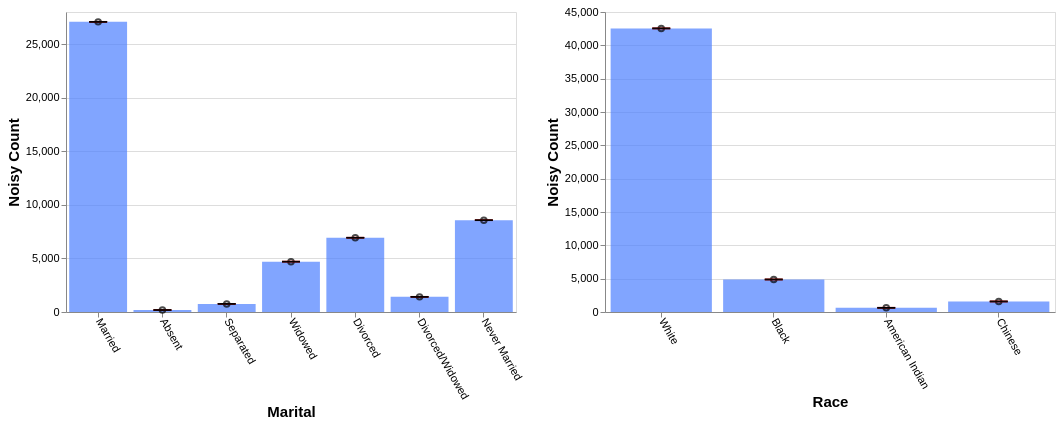

This figure's Vega-Lite source:
### Vega-Lite specification from a JSON file in a GitHub repository (floating-point values rounded to 4 significant figures)
{"config": {"view": {"continuousWidth": 400, "continuousHeight": 300}, "axis": {"labelFontSize": 11, "titleFontSize": 15}, "axisBottom": {"labelAngle": 60}}, "hconcat": [{"layer": [{"mark": "bar", "encoding": {"color": {"value": "transparent"}, "tooltip": [{"aggregate": "sum", "field": "noisy_count", "title": "noisy count", "type": "quantitative"}, {"aggregate": "sum", "field": "noisy_count_prev", "title": "prev count", "type": "quantitative"}, {"aggregate": "sum", "field": "error", "title": "current error", "type": "quantitative"}, {"aggregate": "sum", "field": "error_prev", "title": "prev error", "type": "quantitative"}], "x": {"field": "marital", "sort": null, "title": "Marital", "type": "ordinal"}}, "height": 300, "selection": {"selector545": {"type": "interval", "encodings": ["x"]}}, "transform": [{"filter": {"selection": "selector546"}}], "width": 450}, {"mark": {"type": "bar", "color": "gray", "opacity": 0}, "encoding": {"x": {"field": "marital", "sort": null, "title": "Marital", "type": "ordinal"}, "y": {"aggregate": "sum", "field": "noisy_count_prev", "type": "quantitative"}}, "transform": [{"filter": {"selection": "selector546"}}]}, {"mark": {"type": "bar", "color": "#4C7FFF", "opacity": 0.7}, "encoding": {"x": {"field": "marital", "sort": null, "title": "Marital", "type": "ordinal"}, "y": {"aggregate": "sum", "field": "noisy_count", "type": "quantitative"}}, "transform": [{"filter": {"selection": "selector546"}}]}, {"mark": {"type": "point", "color": "black", "opacity": 0.7}, "encoding": {"x": {"field": "marital", "sort": null, "title": "Marital", "type": "ordinal"}, "y": {"aggregate": "sum", "field": "noisy_count", "title": "Noisy Count", "type": "quantitative"}}, "transform": [{"filter": {"selection": "selector546"}}]}, {"mark": {"type": "rule", "color": "#B6B6B6", "size": 2, "strokeDash": [3, 3]}, "encoding": {"x": {"field": "marital", "sort": null, "title": "Marital", "type": "ordinal"}, "y": {"aggregate": "sum", "field": "plus_error_prev_marital", "title": "", "type": "quantitative"}, "y2": {"aggregate": "sum", "field": "minus_error_prev_marital", "title": ""}}, "transform": [{"filter": {"selection": "selector546"}}]}, {"mark": {"type": "tick", "color": "#B90000", "size": 0, "strokeDash": [1, 1]}, "encoding": {"x": {"field": "marital", "sort": null, "title": "Marital", "type": "ordinal"}, "y": {"aggregate": "sum", "field": "plus_error_prev_marital", "type": "quantitative"}}, "transform": [{"filter": {"selection": "selector546"}}]}, {"mark": {"type": "tick", "color": "#B90000", "size": 0, "strokeDash": [3, 1]}, "encoding": {"x": {"field": "marital", "sort": null, "title": "Marital", "type": "ordinal"}, "y": {"aggregate": "sum", "field": "minus_error_prev_marital", "type": "quantitative"}}, "transform": [{"filter": {"selection": "selector546"}}]}, {"mark": {"type": "rule", "color": "black", "size": 2}, "encoding": {"x": {"field": "marital", "sort": null, "title": "Marital", "type": "ordinal"}, "y": {"aggregate": "sum", "field": "plus_error", "title": "", "type": "quantitative"}, "y2": {"aggregate": "sum", "field": "minus_error", "title": ""}}, "transform": [{"filter": {"selection": "selector546"}}]}, {"mark": {"type": "tick", "color": "black", "width": 0}, "encoding": {"x": {"field": "marital", "sort": null, "title": "Marital", "type": "ordinal"}, "y": {"aggregate": "sum", "field": "plus_error", "type": "quantitative"}}, "transform": [{"filter": {"selection": "selector546"}}]}, {"mark": {"type": "tick", "color": "black", "width": 0}, "encoding": {"x": {"field": "marital", "sort": null, "title": "Marital", "type": "ordinal"}, "y": {"aggregate": "sum", "field": "minus_error", "type": "quantitative"}}, "transform": [{"filter": {"selection": "selector546"}}]}]}, {"layer": [{"mark": "bar", "encoding": {"color": {"value": "transparent"}, "tooltip": [{"aggregate": "sum", "field": "noisy_count", "title": "noisy count", "type": "quantitative"}, {"aggregate": "sum", "field": "noisy_count_prev", "title": "prev count", "type": "quantitative"}, {"aggregate": "sum", "field": "error", "title": "current error", "type": "quantitative"}, {"aggregate": "sum", "field": "error_prev", "title": "prev error", "type": "quantitative"}], "x": {"field": "race", "sort": null, "title": "Race", "type": "ordinal"}}, "height": 300, "selection": {"selector546": {"type": "interval", "encodings": ["x"]}}, "transform": [{"filter": {"selection": "selector545"}}], "width": 450}, {"mark": {"type": "bar", "color": "gray", "opacity": 0}, "encoding": {"x": {"field": "race", "sort": null, "title": "Race", "type": "ordinal"}, "y": {"aggregate": "sum", "field": "noisy_count_prev", "type": "quantitative"}}, "transform": [{"filter": {"selection": "selector545"}}]}, {"mark": {"type": "bar", "color": "#4C7FFF", "opacity": 0.7}, "encoding": {"x": {"field": "race", "sort": null, "title": "Race", "type": "ordinal"}, "y": {"aggregate": "sum", "field": "noisy_count", "type": "quantitative"}}, "transform": [{"filter": {"selection": "selector545"}}]}, {"mark": {"type": "point", "color": "black", "opacity": 0.7}, "encoding": {"x": {"field": "race", "sort": null, "title": "Race", "type": "ordinal"}, "y": {"aggregate": "sum", "field": "noisy_count", "title": "Noisy Count", "type": "quantitative"}}, "transform": [{"filter": {"selection": "selector545"}}]}, {"mark": {"type": "rule", "color": "#B6B6B6", "size": 2, "strokeDash": [3, 3]}, "encoding": {"x": {"field": "race", "sort": null, "title": "Race", "type": "ordinal"}, "y": {"aggregate": "sum", "field": "plus_error_prev_race", "title": "", "type": "quantitative"}, "y2": {"aggregate": "sum", "field": "minus_error_prev_race", "title": ""}}, "transform": [{"filter": {"selection": "selector545"}}]}, {"mark": {"type": "tick", "color": "#B90000", "size": 0, "strokeDash": [1, 1]}, "encoding": {"x": {"field": "race", "sort": null, "title": "Race", "type": "ordinal"}, "y": {"aggregate": "sum", "field": "plus_error_prev_race", "type": "quantitative"}}, "transform": [{"filter": {"selection": "selector545"}}]}, {"mark": {"type": "tick", "color": "#B90000", "size": 0, "strokeDash": [3, 1]}, "encoding": {"x": {"field": "race", "sort": null, "title": "Race", "type": "ordinal"}, "y": {"aggregate": "sum", "field": "minus_error_prev_race", "type": "quantitative"}}, "transform": [{"filter": {"selection": "selector545"}}]}, {"mark": {"type": "rule", "color": "black", "size": 2}, "encoding": {"x": {"field": "race", "sort": null, "title": "Race", "type": "ordinal"}, "y": {"aggregate": "sum", "field": "plus_error", "title": "", "type": "quantitative"}, "y2": {"aggregate": "sum", "field": "minus_error", "title": ""}}, "transform": [{"filter": {"selection": "selector545"}}]}, {"mark": {"type": "tick", "color": "black", "width": 0}, "encoding": {"x": {"field": "race", "sort": null, "title": "Race", "type": "ordinal"}, "y": {"aggregate": "sum", "field": "plus_error", "type": "quantitative"}}, "transform": [{"filter": {"selection": "selector545"}}]}, {"mark": {"type": "tick", "color": "black", "width": 0}, "encoding": {"x": {"field": "race", "sort": null, "title": "Race", "type": "ordinal"}, "y": {"aggregate": "sum", "field": "minus_error", "type": "quantitative"}}, "transform": [{"filter": {"selection": "selector545"}}]}]}], "data": {"name": "data-a157ce988b38f48c4f8f6edaa9e8cfe9"}, "$schema": "https://vega.github.io/schema/vega-lite/v4.17.0.json", "datasets": {"data-a157ce988b38f48c4f8f6edaa9e8cfe9": [{"marital": "Married", "race": "White", "noisy_count": 24270.0, "true_count": 24270.0, "plus_error": 24280.0, "minus_error": 24270.0, "error": 7.1, "noisy_count_prev": 24270.0, "true_count_prev": 24270.0, "plus_error_prev": 24280.0, "minus_error_prev": 24260.0, "error_prev": 9.4, "plus_error_prev_marital": 24280.0, "minus_error_prev_marital": 24260.0, "plus_error_prev_race": 24280.0, "minus_error_prev_race": 24260.0}, {"marital": "Married", "race": "Black", "noisy_count": 1674.0, "true_count": 1667.0, "plus_error": 1682.0, "minus_error": 1667.0, "error": 7.1, "noisy_count_prev": 1673.0, "true_count_prev": 1667.0, "plus_error_prev": 1683.0, "minus_error_prev": 1664.0, "error_prev": 9.4, "plus_error_prev_marital": 1683.0, "minus_error_prev_marital": 1664.0, "plus_error_prev_race": 1683.0, "minus_error_prev_race": 1664.0}, {"marital": "Married", "race": "American Indian", "noisy_count": 271.5, "true_count": 266.0, "plus_error": 278.6, "minus_error": 264.4, "error": 7.1, "noisy_count_prev": 271.8, "true_count_prev": 266.0, "plus_error_prev": 281.2, "minus_error_prev": 262.4, "error_prev": 9.4, "plus_error_prev_marital": 281.7, "minus_error_prev_marital": 262.9, "plus_error_prev_race": 282.7, "minus_error_prev_race": 263.9}, {"marital": "Married", "race": "Chinese", "noisy_count": 860.5, "true_count": 863.0, "plus_error": 867.6, "minus_error": 853.5, "error": 7.1, "noisy_count_prev": 859.1, "true_count_prev": 863.0, "plus_error_prev": 868.5, "minus_error_prev": 849.6, "error_prev": 9.4, "plus_error_prev_marital": 869.0, "minus_error_prev_marital": 850.1, "plus_error_prev_race": 868.0, "minus_error_prev_race": 849.1}, {"marital": "Absent", "race": "White", "noisy_count": 100.8, "true_count": 94.0, "plus_error": 107.8, "minus_error": 93.7, "error": 7.1, "noisy_count_prev": 100.7, "true_count_prev": 94.0, "plus_error_prev": 110.2, "minus_error_prev": 91.3, "error_prev": 9.4, "plus_error_prev_marital": 111.9, "minus_error_prev_marital": 92.97, "plus_error_prev_race": 110.7, "minus_error_prev_race": 91.8}, {"marital": "Absent", "race": "Black", "noisy_count": 8.7, "true_count": 16.0, "plus_error": 15.7, "minus_error": 1.6, "error": 7.1, "noisy_count_prev": 7.1, "true_count_prev": 16.0, "plus_error_prev": 16.5, "minus_error_prev": -2.3, "error_prev": 9.4, "plus_error_prev_marital": 18.18, "minus_error_prev_marital": -0.625, "plus_error_prev_race": 16.69, "minus_error_prev_race": -2.114}, {"marital": "Absent", "race": "American Indian", "noisy_count": 19.7, "true_count": 0.0, "plus_error": 26.8, "minus_error": 12.6, "error": 7.1, "noisy_count_prev": 16.1, "true_count_prev": 0.0, "plus_error_prev": 25.5, "minus_error_prev": 6.6, "error_prev": 9.4, "plus_error_prev_marital": 27.18, "minus_error_prev_marital": 8.275, "plus_error_prev_race": 27.04, "minus_error_prev_race": 8.143}, {"marital": "Absent", "race": "Chinese", "noisy_count": 55.2, "true_count": 7.0, "plus_error": 62.3, "minus_error": 48.1, "error": 7.1, "noisy_count_prev": 53.8, "true_count_prev": 7.0, "plus_error_prev": 63.2, "minus_error_prev": 44.4, "error_prev": 9.4, "plus_error_prev_marital": 64.88, "minus_error_prev_marital": 46.08, "plus_error_prev_race": 62.73, "minus_error_prev_race": 43.93}, {"marital": "Separated", "race": "White", "noisy_count": 573.0, "true_count": 567.0, "plus_error": 580.1, "minus_error": 565.9, "error": 7.1, "noisy_count_prev": 569.2, "true_count_prev": 567.0, "plus_error_prev": 578.6, "minus_error_prev": 559.7, "error_prev": 9.4, "plus_error_prev_marital": 579.8, "minus_error_prev_marital": 560.9, "plus_error_prev_race": 579.1, "minus_error_prev_race": 560.2}, {"marital": "Separated", "race": "Black", "noisy_count": 92.1, "true_count": 84.0, "plus_error": 99.1, "minus_error": 85.0, "error": 7.1, "noisy_count_prev": 94.4, "true_count_prev": 84.0, "plus_error_prev": 103.8, "minus_error_prev": 84.9, "error_prev": 9.4, "plus_error_prev_marital": 104.9, "minus_error_prev_marital": 86.05, "plus_error_prev_race": 104.0, "minus_error_prev_race": 85.09}, {"marital": "Separated", "race": "American Indian", "noisy_count": 11.2, "true_count": 13.0, "plus_error": 18.3, "minus_error": 4.2, "error": 7.1, "noisy_count_prev": 9.7, "true_count_prev": 13.0, "plus_error_prev": 19.1, "minus_error_prev": 0.2, "error_prev": 9.4, "plus_error_prev_marital": 20.25, "minus_error_prev_marital": 1.35, "plus_error_prev_race": 20.64, "minus_error_prev_race": 1.743}, {"marital": "Separated", "race": "Chinese", "noisy_count": 80.5, "true_count": 47.0, "plus_error": 87.5, "minus_error": 73.4, "error": 7.1, "noisy_count_prev": 78.9, "true_count_prev": 47.0, "plus_error_prev": 88.3, "minus_error_prev": 69.5, "error_prev": 9.4, "plus_error_prev_marital": 89.45, "minus_error_prev_marital": 70.65, "plus_error_prev_race": 87.83, "minus_error_prev_race": 69.03}, {"marital": "Widowed", "race": "White", "noisy_count": 4044.0, "true_count": 4078.0, "plus_error": 4051.0, "minus_error": 4037.0, "error": 7.1, "noisy_count_prev": 4044.0, "true_count_prev": 4078.0, "plus_error_prev": 4053.0, "minus_error_prev": 4034.0, "error_prev": 9.4, "plus_error_prev_marital": 4051.0, "minus_error_prev_marital": 4032.0, "plus_error_prev_race": 4054.0, "minus_error_prev_race": 4035.0}, {"marital": "Widowed", "race": "Black", "noisy_count": 502.7, "true_count": 543.0, "plus_error": 509.7, "minus_error": 495.6, "error": 7.1, "noisy_count_prev": 510.6, "true_count_prev": 543.0, "plus_error_prev": 520.0, "minus_error_prev": 501.2, "error_prev": 9.4, "plus_error_prev_marital": 517.8, "minus_error_prev_marital": 499.0, "plus_error_prev_race": 520.2, "minus_error_prev_race": 501.4}, {"marital": "Widowed", "race": "American Indian", "noisy_count": 53.1, "true_count": 35.0, "plus_error": 60.1, "minus_error": 46.0, "error": 7.1, "noisy_count_prev": 51.8, "true_count_prev": 35.0, "plus_error_prev": 61.2, "minus_error_prev": 42.3, "error_prev": 9.4, "plus_error_prev_marital": 59.02, "minus_error_prev_marital": 40.12, "plus_error_prev_race": 62.74, "minus_error_prev_race": 43.84}, {"marital": "Widowed", "race": "Chinese", "noisy_count": 99.1, "true_count": 77.0, "plus_error": 106.1, "minus_error": 92.0, "error": 7.1, "noisy_count_prev": 101.0, "true_count_prev": 77.0, "plus_error_prev": 110.4, "minus_error_prev": 91.6, "error_prev": 9.4, "plus_error_prev_marital": 108.2, "minus_error_prev_marital": 89.42, "plus_error_prev_race": 109.9, "minus_error_prev_race": 91.13}, {"marital": "Divorced", "race": "White", "noisy_count": 5954.0, "true_count": 5901.0, "plus_error": 5961.0, "minus_error": 5947.0, "error": 7.1, "noisy_count_prev": 5951.0, "true_count_prev": 5901.0, "plus_error_prev": 5960.0, "minus_error_prev": 5941.0, "error_prev": 9.4, "plus_error_prev_marital": 5961.0, "minus_error_prev_marital": 5943.0, "plus_error_prev_race": 5961.0, "minus_error_prev_race": 5942.0}, {"marital": "Divorced", "race": "Black", "noisy_count": 764.2, "true_count": 750.0, "plus_error": 771.3, "minus_error": 757.1, "error": 7.1, "noisy_count_prev": 762.9, "true_count_prev": 750.0, "plus_error_prev": 772.3, "minus_error_prev": 753.5, "error_prev": 9.4, "plus_error_prev_marital": 773.5, "minus_error_prev_marital": 754.8, "plus_error_prev_race": 772.5, "minus_error_prev_race": 753.7}, {"marital": "Divorced", "race": "American Indian", "noisy_count": 88.4, "true_count": 94.0, "plus_error": 95.5, "minus_error": 81.4, "error": 7.1, "noisy_count_prev": 87.1, "true_count_prev": 94.0, "plus_error_prev": 96.5, "minus_error_prev": 77.7, "error_prev": 9.4, "plus_error_prev_marital": 97.75, "minus_error_prev_marital": 78.95, "plus_error_prev_race": 98.04, "minus_error_prev_race": 79.24}, {"marital": "Divorced", "race": "Chinese", "noisy_count": 124.2, "true_count": 105.0, "plus_error": 131.3, "minus_error": 117.1, "error": 7.1, "noisy_count_prev": 125.1, "true_count_prev": 105.0, "plus_error_prev": 134.5, "minus_error_prev": 115.7, "error_prev": 9.4, "plus_error_prev_marital": 135.8, "minus_error_prev_marital": 117.0, "plus_error_prev_race": 134.0, "minus_error_prev_race": 115.2}, {"marital": "Divorced/Widowed", "race": "White", "noisy_count": 1013.0, "true_count": 1005.0, "plus_error": 1020.0, "minus_error": 1006.0, "error": 7.1, "noisy_count_prev": 1014.0, "true_count_prev": 1005.0, "plus_error_prev": 1023.0, "minus_error_prev": 1004.0, "error_prev": 9.4, "plus_error_prev_marital": 1025.0, "minus_error_prev_marital": 1006.0, "plus_error_prev_race": 1024.0, "minus_error_prev_race": 1005.0}, {"marital": "Divorced/Widowed", "race": "Black", "noisy_count": 308.8, "true_count": 344.0, "plus_error": 315.8, "minus_error": 301.7, "error": 7.1, "noisy_count_prev": 305.3, "true_count_prev": 344.0, "plus_error_prev": 314.8, "minus_error_prev": 295.9, "error_prev": 9.4, "plus_error_prev_marital": 316.3, "minus_error_prev_marital": 297.4, "plus_error_prev_race": 315.0, "minus_error_prev_race": 296.1}, {"marital": "Divorced/Widowed", "race": "American Indian", "noisy_count": 58.6, "true_count": 21.0, "plus_error": 65.7, "minus_error": 51.5, "error": 7.1, "noisy_count_prev": 56.5, "true_count_prev": 21.0, "plus_error_prev": 65.9, "minus_error_prev": 47.0, "error_prev": 9.4, "plus_error_prev_marital": 67.4, "minus_error_prev_marital": 48.5, "plus_error_prev_race": 67.44, "minus_error_prev_race": 48.54}, {"marital": "Divorced/Widowed", "race": "Chinese", "noisy_count": 31.5, "true_count": 33.0, "plus_error": 38.5, "minus_error": 24.4, "error": 7.1, "noisy_count_prev": 30.6, "true_count_prev": 33.0, "plus_error_prev": 40.1, "minus_error_prev": 21.2, "error_prev": 9.4, "plus_error_prev_marital": 41.6, "minus_error_prev_marital": 22.7, "plus_error_prev_race": 39.63, "minus_error_prev_race": 20.73}, {"marital": "Never Married", "race": "White", "noisy_count": 6585.0, "true_count": 6590.0, "plus_error": 6592.0, "minus_error": 6578.0, "error": 7.1, "noisy_count_prev": 6587.0, "true_count_prev": 6590.0, "plus_error_prev": 6597.0, "minus_error_prev": 6578.0, "error_prev": 9.4, "plus_error_prev_marital": 6596.0, "minus_error_prev_marital": 6577.0, "plus_error_prev_race": 6597.0, "minus_error_prev_race": 6578.0}, {"marital": "Never Married", "race": "Black", "noisy_count": 1530.0, "true_count": 1525.0, "plus_error": 1537.0, "minus_error": 1523.0, "error": 7.1, "noisy_count_prev": 1526.0, "true_count_prev": 1525.0, "plus_error_prev": 1535.0, "minus_error_prev": 1516.0, "error_prev": 9.4, "plus_error_prev_marital": 1535.0, "minus_error_prev_marital": 1516.0, "plus_error_prev_race": 1535.0, "minus_error_prev_race": 1517.0}, {"marital": "Never Married", "race": "American Indian", "noisy_count": 126.3, "true_count": 132.0, "plus_error": 133.4, "minus_error": 119.2, "error": 7.1, "noisy_count_prev": 125.0, "true_count_prev": 132.0, "plus_error_prev": 134.4, "minus_error_prev": 115.6, "error_prev": 9.4, "plus_error_prev_marital": 133.6, "minus_error_prev_marital": 114.8, "plus_error_prev_race": 135.9, "minus_error_prev_race": 117.1}, {"marital": "Never Married", "race": "Chinese", "noisy_count": 330.4, "true_count": 310.0, "plus_error": 337.5, "minus_error": 323.4, "error": 7.1, "noisy_count_prev": 336.2, "true_count_prev": 310.0, "plus_error_prev": 345.7, "minus_error_prev": 326.8, "error_prev": 9.4, "plus_error_prev_marital": 344.9, "minus_error_prev_marital": 326.0, "plus_error_prev_race": 345.2, "minus_error_prev_race": 326.3}]}}
